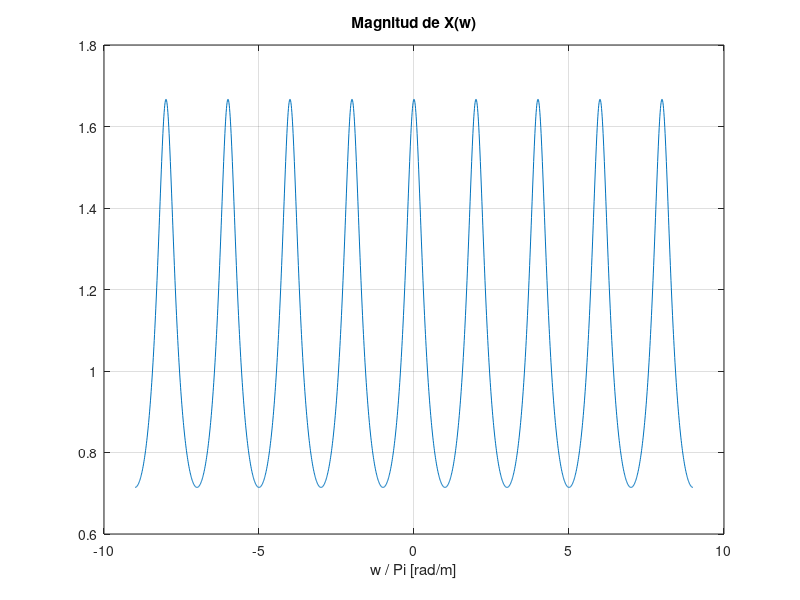

This figure's MATLAB source:
w = [-9 : 0.01 : 9] * pi;
X = exp(j*w) ./ (exp(j*w) - 0.4);
plot(w/pi, abs(X)); grid
xlabel('w / Pi [rad/m]');
title('Magnitud de X(w)');